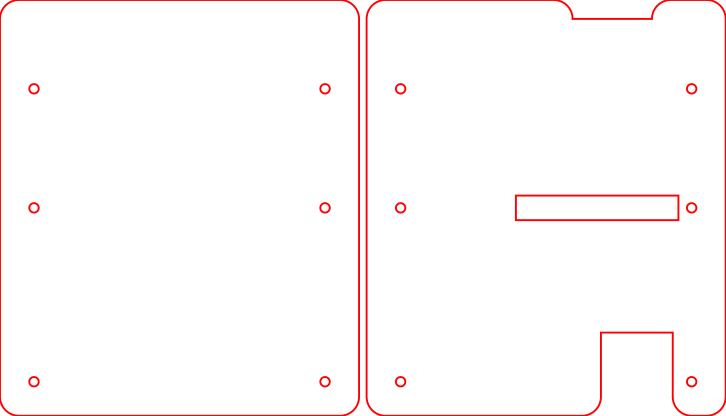

Source code (Python):
#!/usr/bin/env python3

from laser.util import *
from ce96 import w, h_ext
import ce96

h = h_ext

d = panel('ce96_db820c.svg', 2 * (w+10) + 2, h+10)

def top(d, r=5):
	g = d.g()

	p = d.turtle(('M', 0, r), **cut)
	p.arc(90, r)
	# Top edge has an arc to allow space to connect the HDMI
	# (on Hikey960 the HDMI is fairly deep)
	p.forward(w-(25+(21/2)+r))
	p.arc(90, r)
	p.left(90)
	p.forward(21)
	p.left(90)
	p.arc(90, r)
	p.forward(25-((21/2)+r))
	p.arc(90, r)
	p.forward(h)
	p.arc(90, r)

	# Bottom edge has a detour to make space for the RJ45 connector
	# (17mm wide RJ45 is 10mm from edge of board (so we use 9 and 19 as
	# our step sizes)
	p.forward(9-r)
	p.arc(90, r)
	p.forward(17)
	p.left(90)
	p.forward(19)
	p.left(90)
	p.forward(17)
	p.arc(90, r)
	p.forward(w - (9+19+r))
	p.arc(90, r)

	g.add(p.close())
	g.add(ce96.drill_holes(d, r, extended=True))
	g.add(ce96.low_speed_connector(d, r))

	return g

d.add(ce96.base(d, extended=True))
d.add(translate(top(d), w + 12, 0))

d.save()
